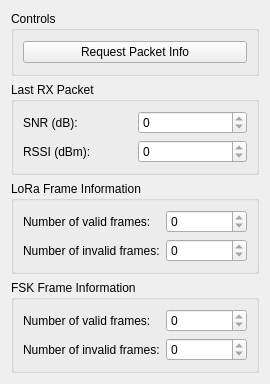
         <widget class="QWidget" name="scrollAreaWidgetContents_3">
          <property name="geometry">
           <rect>
            <x>127</x>
            <y>244</y>
            <width>270</width>
            <height>384</height>
           </rect>
          </property>
          <property name="sizePolicy">
           <sizepolicy hsizetype="Fixed" vsizetype="Fixed">
            <horstretch>0</horstretch>
            <verstretch>0</verstretch>
           </sizepolicy>
          </property>
          <layout class="QGridLayout" name="gridLayout_21">
           <item row="3" column="0">
            <widget class="QGroupBox" name="groupBox_18">
             <property name="title">
              <string>FSK Frame Information</string>
             </property>
             <layout class="QGridLayout" name="gridLayout_24">
              <item row="0" column="0">
               <widget class="QLabel" name="label_53">
                <property name="text">
                 <string>Number of valid frames:</string>
                </property>
               </widget>
              </item>
              <item row="1" column="0">
               <widget class="QLabel" name="label_54">
                <property name="text">
                 <string>Number of invalid frames:</string>
                </property>
               </widget>
              </item>
              <item row="0" column="1">
               <widget class="QSpinBox" name="PacketInformation_FSKFrameInformation_NumValidFrames_SpinBox">
                <property name="readOnly">
                 <bool>true</bool>
                </property>
                <property name="minimum">
                 <number>-99999</number>
                </property>
                <property name="maximum">
                 <number>99999</number>
                </property>
               </widget>
              </item>
              <item row="1" column="1">
               <widget class="QSpinBox" name="PacketInformation_FSKFrameInformation_NumInvalidFrames_SpinBox">
                <property name="readOnly">
                 <bool>true</bool>
                </property>
                <property name="minimum">
                 <number>-99999</number>
                </property>
                <property name="maximum">
                 <number>99999</number>
                </property>
               </widget>
              </item>
             </layout>
            </widget>
           </item>
           <item row="2" column="0">
            <widget class="QGroupBox" name="groupBox_17">
             <property name="title">
              <string>LoRa Frame Information</string>
             </property>
             <layout class="QGridLayout" name="gridLayout_23">
              <item row="1" column="0">
               <widget class="QLabel" name="label_52">
                <property name="text">
                 <string>Number of invalid frames:</string>
                </property>
               </widget>
              </item>
              <item row="0" column="0">
               <widget class="QLabel" name="label_51">
                <property name="text">
                 <string>Number of valid frames:</string>
                </property>
               </widget>
              </item>
              <item row="0" column="1">
               <widget class="QSpinBox" name="PacketInformation_LoraFrameInformation_NumValidFrames_SpinBox">
                <property name="readOnly">
                 <bool>true</bool>
                </property>
                <property name="minimum">
                 <number>-99999</number>
                </property>
                <property name="maximum">
                 <number>99999</number>
                </property>
               </widget>
              </item>
              <item row="1" column="1">
               <widget class="QSpinBox" name="PacketInformation_LoraFrameInformation_NumInvalidFrames_SpinBox">
                <property name="readOnly">
                 <bool>true</bool>
                </property>
                <property name="minimum">
                 <number>-99999</number>
                </property>
                <property name="maximum">
                 <number>99999</number>
                </property>
               </widget>
              </item>
             </layout>
            </widget>
           </item>
           <item row="1" column="0">
            <widget class="QGroupBox" name="groupBox_16">
             <property name="title">
              <string>Last RX Packet</string>
             </property>
             <layout class="QGridLayout" name="gridLayout_22">
              <item row="0" column="0">
               <widget class="QLabel" name="label_49">
                <property name="text">
                 <string>SNR (dB):</string>
                </property>
               </widget>
              </item>
              <item row="1" column="0">
               <widget class="QLabel" name="label_50">
                <property name="text">
                 <string>RSSI (dBm):</string>
                </property>
               </widget>
              </item>
              <item row="0" column="1">
               <widget class="QSpinBox" name="PacketInformation_SNR_SpinBox">
                <property name="readOnly">
                 <bool>true</bool>
                </property>
                <property name="minimum">
                 <number>-99999</number>
                </property>
                <property name="maximum">
                 <number>99999</number>
                </property>
               </widget>
              </item>
              <item row="1" column="1">
               <widget class="QSpinBox" name="PacketInformation_RSSI_SpinBox">
                <property name="readOnly">
                 <bool>true</bool>
                </property>
                <property name="minimum">
                 <number>-99999</number>
                </property>
                <property name="maximum">
                 <number>99999</number>
                </property>
               </widget>
              </item>
             </layout>
            </widget>
           </item>
           <item row="0" column="0">
            <widget class="QGroupBox" name="groupBox_19">
             <property name="title">
              <string>Controls</string>
             </property>
             <layout class="QGridLayout" name="gridLayout_25">
              <item row="0" column="0">
               <widget class="QPushButton" name="PacketInformation_Controls_RequestPacketInfo_PushButton">
                <property name="text">
                 <string>Request Packet Info</string>
                </property>
               </widget>
              </item>
             </layout>
            </widget>
           </item>
          </layout>
         </widget>
